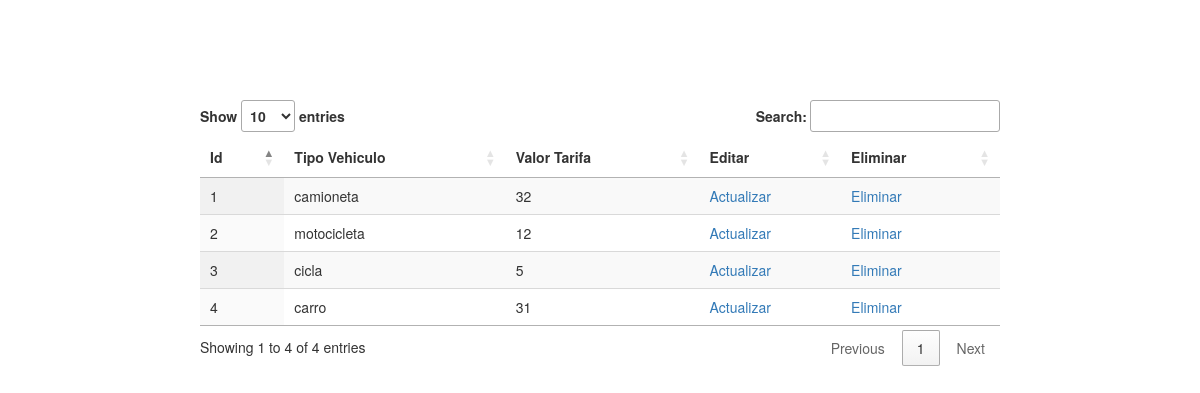
The app's page /ejercicios/dataTablesTarifas/fetch.php, older data.
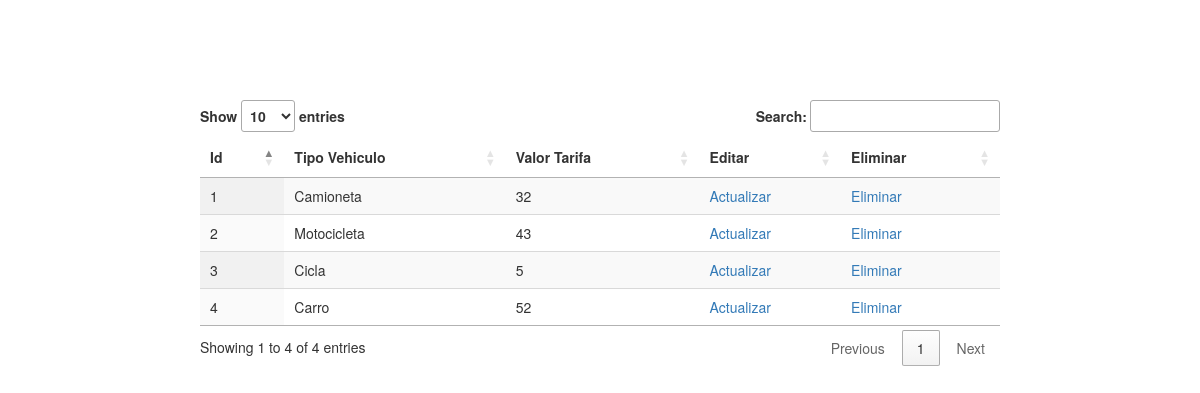
The same page, newer data.
### tables this page shows
CREATE TABLE `tarifas` (
  `tarId` int(11) NOT NULL,
  `tarTipoVehiculo` varchar(50) NOT NULL,
  `tarValorTarifa` int(11) NOT NULL,
  `tarEstado` tinyint(1) NOT NULL DEFAULT 1,
  `tar_created_at` timestamp NULL DEFAULT current_timestamp(),
  `tar_updated_at` timestamp NULL DEFAULT current_timestamp() ON UPDATE current_timestamp(),
  `tarUsuSesion` varchar(20) DEFAULT NULL
);

### ejercicios/dataTablesTarifas/fetch.php (the view, shortened to what this page needs)
<!DOCTYPE html>
<html>
    <head>
        <link rel="stylesheet" href="https://maxcdn.bootstrapcdn.com/bootstrap/3.3.7/css/bootstrap.min.css">
        <link rel="stylesheet" type="text/css" href="https://cdn.datatables.net/1.10.19/css/jquery.dataTables.min.css">
    </head>
    <body>
        <div class="container" style="width: 800px; margin-top: 100px;">
            <div class="row">
                <table id="example" class="display" style="width:100%">
                    <thead>
                        <tr>
                            <th>Id</th>
                            <th>Tipo Vehiculo</th>
                            <th>Valor Tarifa</th>
                            <th>Editar</th>
                            <th>Eliminar</th>
                        </tr>
                    </thead>
                    <tbody>
                        <?php
                        include './config.php';
                        $query = "SELECT tarId,tarTipoVehiculo,tarValorTarifa FROM tarifas; ";
                        $sql = mysqli_query($connect, $query);
                        while ($row = mysqli_fetch_array($sql)) {
                            ?>
                            <tr>
                                <td><?php echo $row["tarId"]; ?></td>
                                <td><?php echo $row["tarTipoVehiculo"]; ?></td>
                                <td><?php echo $row["tarValorTarifa"]; ?></td>
                                <td><a href="actualizar.php?id=<?php echo $row["tarId"]; ?>">Actualizar</a></td>
                                <td><a href="borrar.php?tarId=<?php echo $row["tarId"]; ?>" onclick="return confirm('Está seguro de eliminar el registro?')">Eliminar</a></td>
                            </tr>
                        <?php } ?>
                    </tbody>
                </table>
            </div>
        </div>
    </body>
</html>

Row changes from the older to the newer data that the page shows:
changed tarifas id 1: tarTipoVehiculo "camioneta" → "Camioneta"
changed tarifas id 2: tarTipoVehiculo "motocicleta" → "Motocicleta"; tarValorTarifa "12" → "43"
changed tarifas id 3: tarTipoVehiculo "cicla" → "Cicla"
changed tarifas id 4: tarTipoVehiculo "carro" → "Carro"; tarValorTarifa "31" → "52"
